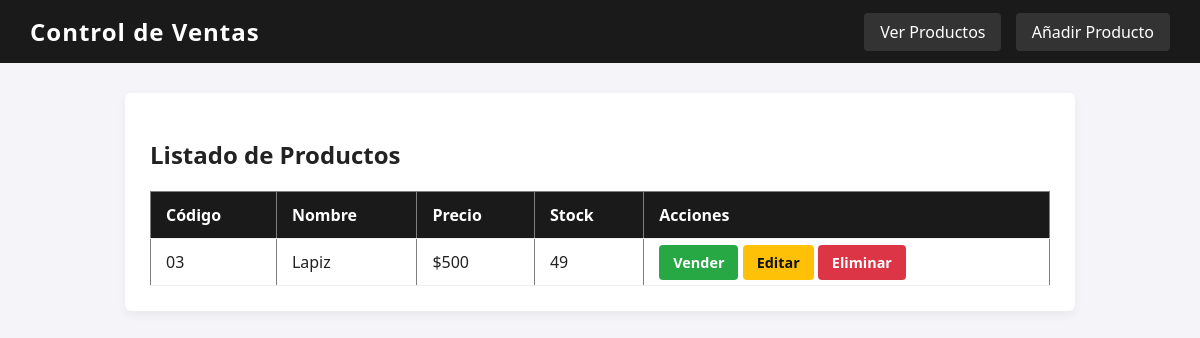
/, run on an earlier commit of the app's database.
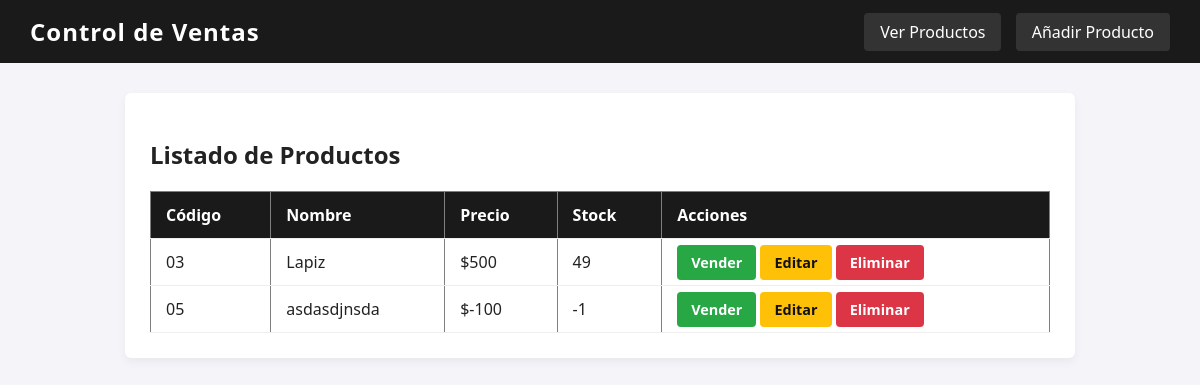
And on a later commit of the database.
### ventas/models.py (models this page shows, shortened)
class Producto(models.Model):
    codigo = models.CharField(max_length=20)
    nombre = models.CharField(max_length=64)
    precio = models.PositiveIntegerField(default=1)
    stock = models.PositiveIntegerField(default=0)

### ventas/views.py (the view)
# urls.py: path('', views.producto_list, name='inicio'),
def producto_list(request):
    productos = Producto.objects.all()
    return render(request, 'ventas/producto_list.html', {'object_list': productos})

### ventas/templates/ventas/producto_list.html
{% extends 'ventas/base.html' %} {% block content %}
<h2>Listado de Productos</h2>
<table border="1">
  <tr>
    <th>Código</th>
    <th>Nombre</th>
    <th>Precio</th>
    <th>Stock</th>
    <th>Acciones</th>
  </tr>
   {% for p in object_list %}
  <tr>
    <td>{{ p.codigo }}</td>
    <td>{{ p.nombre }}</td>
    <td>${{ p.precio }}</td>
    <td>{{ p.stock }}</td>
    <td>
      <a href="{% url 'registrar_venta' p.pk %}" class="btn">Vender</a>
      <a href="{% url 'producto_update' p.pk %}" class="btn btn-edit">Editar</a>
      <a href="{% url 'producto_delete' p.pk %}" class="btn btn-danger"
        >Eliminar</a
      >
    </td>
  </tr>
  {% empty %}
  <tr>
    <td colspan="5">No hay productos registrados.</td>
  </tr>
  {% endfor %}
</table>
{% endblock %}

What changed in the data, as far as the page shows it:
added Producto: codigo "05", nombre "asdasdjnsda", precio "-100", stock "-1"
